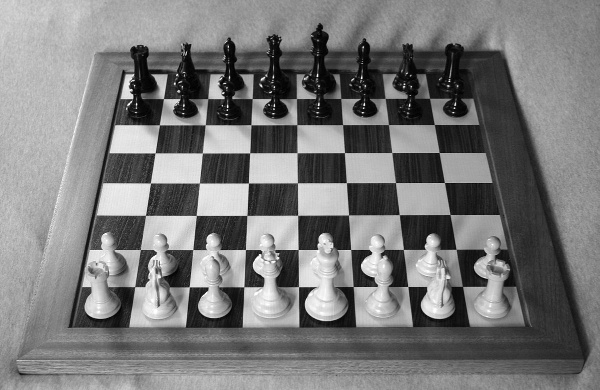
#> input picture chessboard_gray.jpg, 600 x 390 px, found by its file name
$ python gradient.py
#> lines starting #> are read from the running program, lines starting #| are printed output that depends on the picture; long printed decimals are rounded
# -*- coding: utf-8 -*-
import cv2
import numpy as np
from matplotlib import pyplot as plt

img = cv2.imread('C:/Users/suji/Desktop/HOME/imageSignalProcessing/code_space/src/chessboard_gray.jpg', cv2.IMREAD_GRAYSCALE)
#> img is the input picture: shape (390, 600); min 0, max 255, mean 121.3

tmp_img=img.copy().astype(np.float64)

kernel1 = np.array([[-1, 0, 1],
                          [-2, 0, 2],
                          [-1, 0, 1]])
kernel2 = (1/25)*np.array([[2, 2, 2],
                           [2, 2, 2],
                           [2, 2, 2]])

sobelFiltered = cv2.filter2D(tmp_img, -1, kernel1)
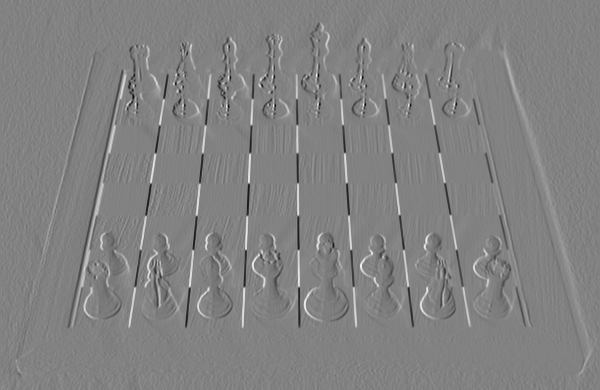
#> sobelFiltered: shape (390, 600) float64; min -960, max 920, mean -0.6; drawn with min black and max white
gradAfterBlur = cv2.filter2D(tmp_img, -1, kernel1*kernel2)


_sobelFiltered=abs(sobelFiltered).astype(np.uint8)
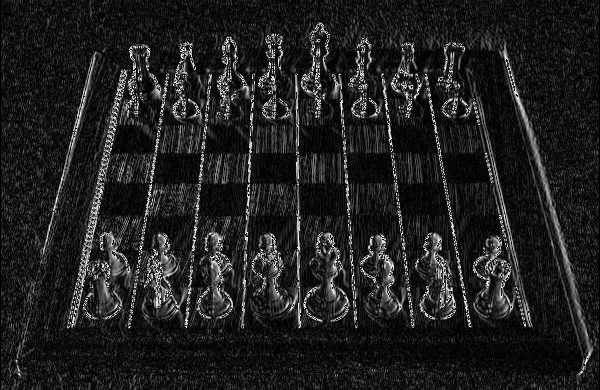
#> _sobelFiltered: shape (390, 600); min 0, max 255, mean 32.4
_gradAfterBlur=abs(gradAfterBlur).astype(np.uint8)
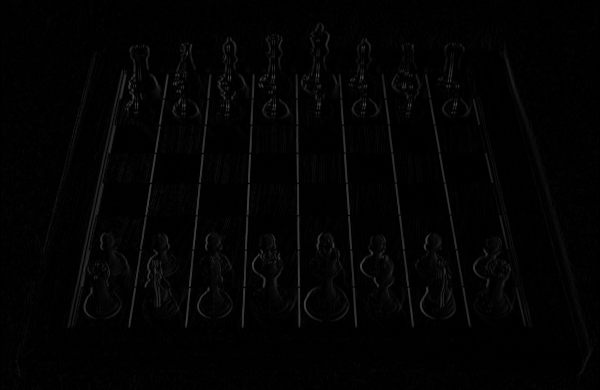
#> _gradAfterBlur: shape (390, 600); min 0, max 76, mean 3.1
_sobelFiltered=abs(sobelFiltered).astype(np.uint8)

avg=cv2.mean(_gradAfterBlur)
#> avg = (3.09, 0, 0, 0)
print(avg)
#| (3.089, 0.0, 0.0, 0.0)

high_edges=cv2.subtract(_gradAfterBlur, avg).astype(np.uint8)
#gradient magnitude가 많이 큰 애들만 남는다.
#변화량이 큰 애들만 남는다.


cv2.imwrite('C:/Users/suji/Desktop/HOME/imageSignalProcessing/a.png',high_edges)

cv2.imwrite('C:/Users/suji/Desktop/HOME/imageSignalProcessing/b.png',_gradAfterBlur)

cv2.imwrite('C:/Users/suji/Desktop/HOME/imageSignalProcessing/c.png',_sobelFiltered)

cv2.imshow('subtract',high_edges)
cv2.imshow('sobelFiltered',_sobelFiltered)
cv2.imshow('gradAfterBlur',_gradAfterBlur)
cv2.waitKey(0)


# cv2.imshow('src', img.astype(np.uint8))
# cv2.imshow('enhanced', filtered.astype(np.uint8))


# cv2.waitKey(0) # wait key until key pressed
# cv2.destroyAllWindows()
